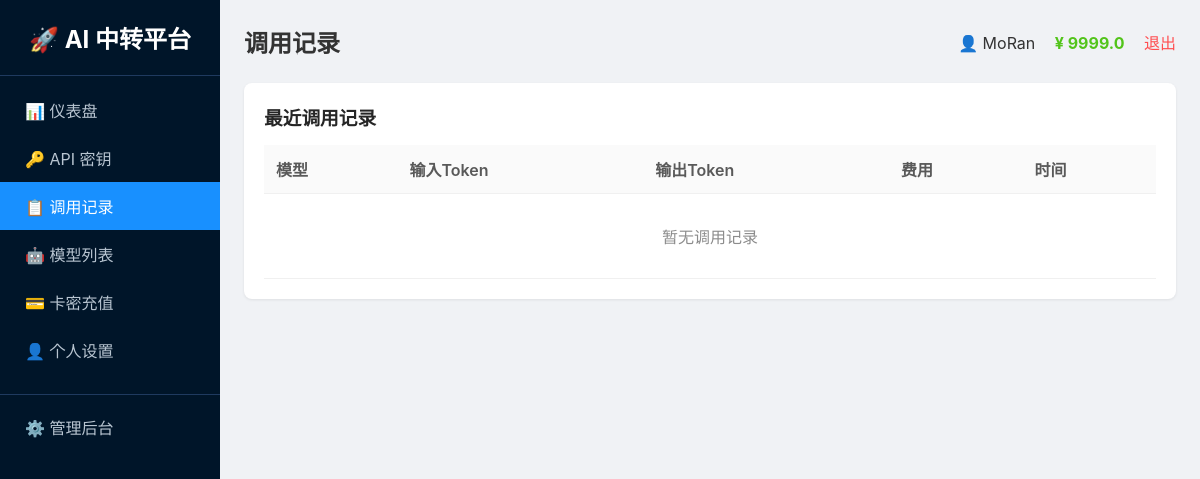
Page /logs (signed in) on the earlier database version.
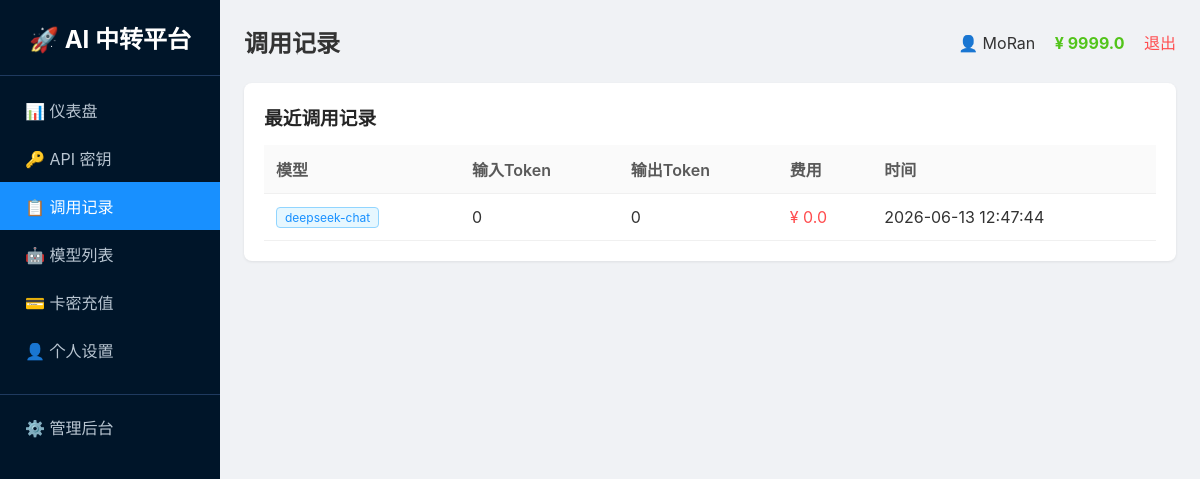
Same page on the later database version.
### tables this page shows
CREATE TABLE users
                 (id INTEGER PRIMARY KEY AUTOINCREMENT,
                  username TEXT UNIQUE NOT NULL,
                  password TEXT NOT NULL,
                  balance REAL DEFAULT 0,
                  is_admin INTEGER DEFAULT 0,
                  status INTEGER DEFAULT 1,
                  created_at TEXT);

CREATE TABLE logs
                 (id INTEGER PRIMARY KEY AUTOINCREMENT,
                  user_id INTEGER,
                  model TEXT,
                  prompt_tokens INTEGER DEFAULT 0,
                  completion_tokens INTEGER DEFAULT 0,
                  cost REAL DEFAULT 0,
                  created_at TEXT);

### app.py (the view)
@app.route('/logs')
@login_required
def logs_page():
    user = get_user()
    conn = get_db()
    if USE_POSTGRES:
        logs = fetch_all(conn, "SELECT * FROM logs WHERE user_id = %s ORDER BY id DESC LIMIT 50", (session['user_id'],))
    else:
        logs = fetch_all(conn, "SELECT * FROM logs WHERE user_id = ? ORDER BY id DESC LIMIT 50", (session['user_id'],))
    conn.close()
    return render_template('logs.html',
                           page_title='调用记录',
                           user=user,
                           menu_items=MENU_ITEMS,
                           active_menu='logs',
                           logs=logs)

### app.py (called while the page is built)
def get_db():
    if USE_POSTGRES:
        if not PSYCOPG2_AVAILABLE:
            raise RuntimeError("PostgreSQL 数据库需要 psycopg2 库，请安装: pip install psycopg2-binary")
        conn = psycopg2.connect(DATABASE_URL)
        conn.autocommit = False
        return conn
    else:
        import sqlite3
        db_path = os.environ.get('DATABASE_PATH', os.path.join(os.path.dirname(os.path.abspath(__file__)), 'platform.db'))
        conn = sqlite3.connect(db_path)
        conn.row_factory = sqlite3.Row
        return conn

def get_user():
    if 'user_id' not in session:
        return None
    conn = get_db()
    if USE_POSTGRES:
        cursor = conn.cursor(cursor_factory=RealDictCursor)
        cursor.execute("SELECT * FROM users WHERE id = %s", (session['user_id'],))
        user = cursor.fetchone()
        cursor.close()
    else:
        cursor = conn.cursor()
        cursor.execute("SELECT * FROM users WHERE id = ?", (session['user_id'],))
        row = cursor.fetchone()
        cursor.close()
        if row:
            columns = [desc[0] for desc in cursor.description]
            user = dict(zip(columns, row))
        else:
            user = None
    conn.close()
    return user

def login_required(f):
    @wraps(f)
    def decorated_function(*args, **kwargs):
        if 'user_id' not in session:
            return redirect('/login')
        return f(*args, **kwargs)
    return decorated_function

def fetch_all(conn, query, params=None):
    if USE_POSTGRES:
        cursor = conn.cursor(cursor_factory=RealDictCursor)
        cursor.execute(query, params or ())
        results = cursor.fetchall()
        cursor.close()
        return results
    else:
        cursor = conn.cursor()
        cursor.execute(query, params or ())
        rows = cursor.fetchall()
        columns = [desc[0] for desc in cursor.description]
        results = [dict(zip(columns, row)) for row in rows]
        cursor.close()
        return results

### templates/logs.html (shortened to what this page needs)
{% extends "base.html" %}
{% block content %}
<div class="card">
    <h3>最近调用记录</h3>
    <table>
        <tr><th>模型</th><th>输入Token</th><th>输出Token</th><th>费用</th><th>时间</th></tr>
        {% if logs %}
        {% for log in logs %}
        <tr>
            <td><span class="tag tag-blue">{{ log.model }}</span></td>
            <td>{{ log.prompt_tokens }}</td>
            <td>{{ log.completion_tokens }}</td>
            <td style="color:#ff4d4f">¥ {{ log.cost|round(4) }}</td>
            <td>{{ log.created_at }}</td>
        </tr>
        {% endfor %}
        {% else %}
        <tr><td colspan="5" style="text-align:center;color:#8c8c8c;padding:30px">暂无调用记录</td></tr>
        {% endif %}
    </table>
</div>
{% endblock %}

### templates/base.html (shortened to what this page needs)
<!DOCTYPE html>
<html>
<head>
</head>
<body>
    <div class="layout">
        <div class="sidebar">
            <h2>🚀 AI 中转平台</h2>
            {% for key, name, url in menu_items %}
                <a href="{{ url }}" class="menu-item {{ 'active' if active_menu == key else '' }}">{{ name }}</a>
            {% endfor %}
            {% if user and user.is_admin %}
                <a href="/admin" class="menu-item" style="margin-top:20px;border-top:1px solid #1f3a5f;padding-top:20px">⚙️ 管理后台</a>
            {% endif %}
        </div>
        <div class="main">
            <div class="header">
                <h2>{{ page_title }}</h2>
                <div>
                    <span>👤 {{ user.username if user else '未登录' }}</span>
                <span style="margin-left:15px;color:#52c41a;font-weight:bold">¥ {{ (user.balance|round(2)) if user else 0 }}</span>
                    <a href="/logout" class="logout">退出</a>
                </div>
            </div>
            {% block content %}{% endblock %}
        </div>
    </div>
</body>
</html>

### templates/base.html (style rules this page uses)
* { margin:0;padding:0;box-sizing:border-box }
body { font-family:-apple-system,BlinkMacSystemFont,'Segoe UI',Roboto,sans-serif;background:#f0f2f5;min-height:100vh;color:#333 }
.layout { display:flex;min-height:100vh }
.sidebar { width:220px;background:#001529;color:white;padding:20px 0;flex-shrink:0 }
.sidebar h2 { text-align:center;padding:0 20px 20px;border-bottom:1px solid #1f3a5f;margin-bottom:10px }
.menu-item { display:block;padding:12px 25px;color:#b8c5d1;text-decoration:none;transition:all 0.2s }
.menu-item:hover,.menu-item.active { background:#1890ff;color:white }
.main { flex:1;padding:24px;overflow-y:auto }
.header { display:flex;justify-content:space-between;align-items:center;margin-bottom:24px }
.card { background:white;border-radius:8px;padding:20px;box-shadow:0 1px 3px rgba(0,0,0,0.08);margin-bottom:20px }
.card h3 { margin-bottom:15px;color:#262626 }
table { width:100%;border-collapse:collapse }
th,td { padding:12px;text-align:left;border-bottom:1px solid #f0f0f0 }
th { background:#fafafa;font-weight:600;color:#595959 }
.tag { display:inline-block;padding:2px 8px;border-radius:4px;font-size:12px }
.tag-blue { background:#e6f7ff;color:#1890ff;border:1px solid #91d5ff }
.logout { color:#ff4d4f;text-decoration:none;margin-left:15px }

Differences in the rows shown:
added logs: model "deepseek-chat", prompt_tokens "0", completion_tokens "0", cost "0.0", created_at "2026-06-13 12:47:44"
Other differences:
text no longer shown: "暂无调用记录"
